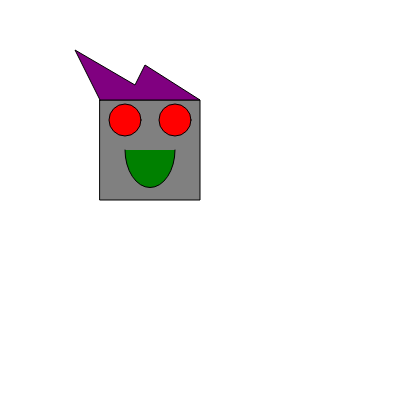
Frame 1 (no input)
Frame 60 (no input): identical to frame 1, image omitted
Frame 120 (the mouse pressed at the canvas centre since frame 60): identical to frame 1, image omitted

The p5.js sketch that drew this single still picture (run headless with seeded random() and noise() and a simulated clock; from frame 60 on, the mouse is pressed at the canvas centre):

// p5.js sketch
// ── sketch.js
function setup() {
  createCanvas(400, 400);
  colorMode(HSB);
  angleMode(DEGREES);

  background(220);
  
  //Robot Head
  fill('grey');
  square(100,100,100);
  
  //Robot Eyes
  fill('red');
  circle(125,120,32);
  circle(175,120,32);

  //Robot Mouth
  fill('green');
  arc(150,150, 50, 75, 0, 180);

  //Robot Hair
  fill('purple');
  beginShape();
  vertex(100,100);
  vertex(75,50);
  vertex(135,85);
  vertex(145, 65);
  vertex(200,100);

  
  endShape(CLOSE);
}

function draw() {
  

}
